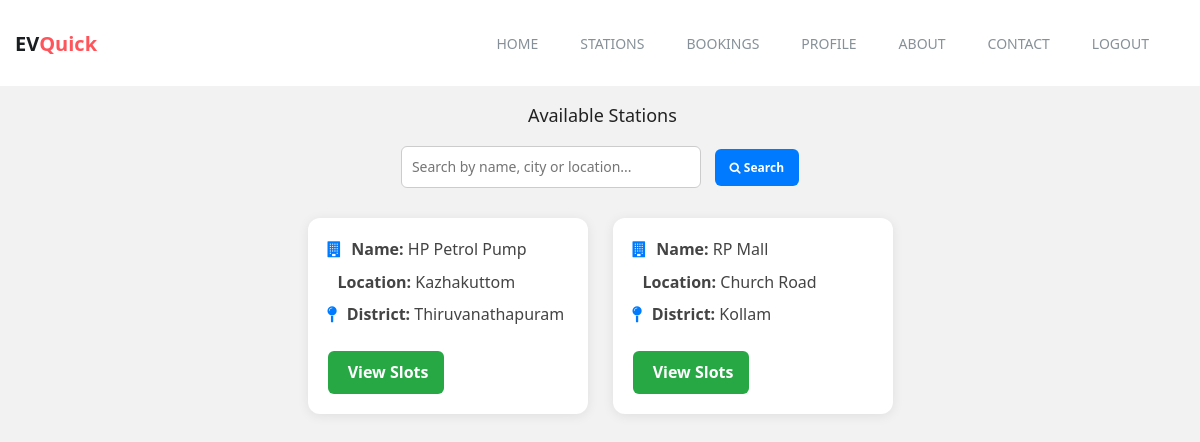
Page /user_station_list (signed in) on the committed database.
### staff/models.py (models this page shows, shortened)
class Station(models.Model):
    user=models.ForeignKey(AdminUser,on_delete=models.CASCADE)
    name=models.CharField(max_length=200)
    district=models.CharField(max_length=200,choices=Location.DISTRICT_CHOICES)
    location=models.ForeignKey(Location,on_delete=models.CASCADE)

class Location(models.Model):
    DISTRICT_CHOICES=[
        ('Thiruvanathapuram','Thiruvanathapuram'),
        ('Kollam','Kollam'),
    ]
    user=models.ForeignKey(AdminUser,on_delete=models.CASCADE)
    name=models.CharField(max_length=200)
    district=models.CharField(max_length=200,choices=DISTRICT_CHOICES)

### user/views.py (the view)
# urls.py: path('user_station_list',views.user_station_list,name='user_station_list'),
@login_required
def user_station_list(request):
    user_stations=Station.objects.all()
    return render(request,"app/user_station_list.html",{'user_stations':user_stations})

### user/template/app/user_station_list.html (shortened to what this page needs)
{% extends 'app/user_header.html' %}
{% block content %}
<!DOCTYPE html>
<html>
<head>
</head>
<body>
    <h2> Available Stations</h2>
    <div class="search-bar">
        <form method="get" action="{% url 'search_station' %}">
            <input type="text" name="q" placeholder="Search by name, city or location..." value="{{ query }}">
            <button type="submit"><i class="fa fa-search"></i> Search</button>
        </form>
    </div>
    {% if user_stations %}
    <div class="station-container">
        {% for station in user_stations %}
        <div class="station-card">
            <div class="station-info"><i class="fa fa-building"></i><strong>Name:</strong> {{ station.name }}</div>
            <div class="station-info"><strong>Location:</strong> {{ station.location.name }}</div>
            <div class="station-info"><i class="fa fa-map-pin"></i><strong>District:</strong> {{ station.district }}</div>
            <a href="{% url 'user_slot_list' station.id %}" class="btn-book"> View Slots</a>
        </div>
        {% endfor %}
    </div>
    {% else %}
        <p class="no-stations"><i class="fa fa-info-circle"></i> No stations found matching your search.</p>
    {% endif %}
</body>
</html>
{% endblock %}

### static/css/bootsnav.css (style rules this page uses)
body { -webkit-transition: all 0.3s ease-in-out; -moz-transition: all 0.3s ease-in-out; -o-transition: all 0.3s ease-in-out; -ms-transition: all 0.3s ease-in-out; transition: all 0.3s ease-in-out; }

### static/css/style.css (style rules this page uses)
* { padding: 0; margin: 0; }
* { -webkit-box-sizing:border-box; -moz-box-sizing:border-box; -o-box-sizing:border-box; -ms-box-sizing:border-box; box-sizing:border-box; }
body { font-family: 'Poppins', sans-serif; font-size:14px; color:#a09e9c; text-transform:initial; max-width:1920px; margin:0 auto; overflow-x:hidden; }
a,a:hover,a:active,a:focus { display:inline-block; text-decoration:none; color: #343a3f; font-size:16px; padding:0; font-weight: 500; text-transform: capitalize; }
h1,h2,h3,h4,h5,h6 { margin: 0; color:#343a3f; font-size: 18px; font-weight: 500; text-transform: capitalize; }
select,input,textarea,button { box-shadow:none;outline:0!important; }
button { background: transparent;border: 0;font-size: 12px; }
html,body { height: 100%; }

### user/template/app/user_station_list.html (style rules this page uses)
body { font-family: 'Segoe UI', sans-serif; background-color: #f2f2f2; }
h2 { text-align: center; color: #222; margin-bottom: 20px; }
.search-bar { text-align: center; margin-bottom: 30px; }
.search-bar input[type="text"] { width: 300px; padding: 10px; border-radius: 6px; border: 1px solid #ccc; }
.search-bar button { padding: 10px 15px; border: none; background-color: #007BFF; color: white; font-weight: bold; border-radius: 6px; margin-left: 10px; cursor: pointer; }
.station-container { display: flex; flex-wrap: wrap; justify-content: center; gap: 25px; }
.station-card { background-color: #fff; border-radius: 12px; padding: 20px; width: 280px; box-shadow: 0 2px 12px rgba(0, 0, 0, 0.08); transition: 0.3s ease; }
.station-info { font-size: 16px; margin-bottom: 10px; color: #444; }
.station-info i { margin-right: 10px; color: #007BFF; }
.btn-book { display: inline-block; margin-top: 15px; padding: 10px 16px; background-color: #28a745; color: white; border: none; border-radius: 6px; text-decoration: none; font-weight: bold; transition: 0.3s ease; }

### rows in the picture
Station: name "HP Petrol Pump", location.name "Kazhakuttom", district "Thiruvanathapuram"
Station: name "RP Mall", location.name "Church Road", district "Kollam"
